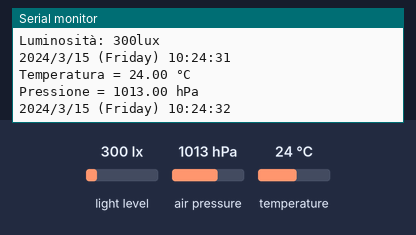
A sketch run on a simulated ESP32. Parts: the last lines printed to the serial monitor. The test bench sets the inputs (shaded band); at power-on: light level 300 lx, air pressure 1013 hPa, temperature 24 °C. The local clock reads 2024-03-15 10:24:30 at power-on unless the sketch sets it.

Above: at 2.2 s.
2.3 s: light level set to 40 lx
At 3.6 s:
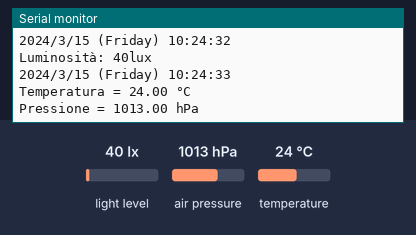
3.8 s: air pressure set to 952 hPa
At 4.7 s:
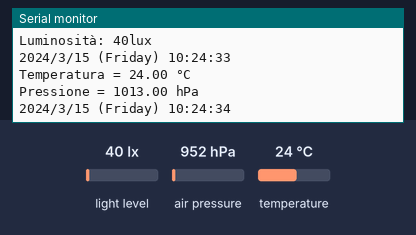
5.3 s: temperature set to 12 °C
At 6.8 s:
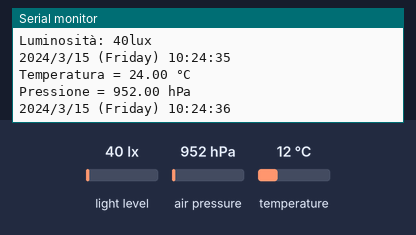
Timing chart, 0 to 8.3 s (numbered marks = the images above; inputs shaded):
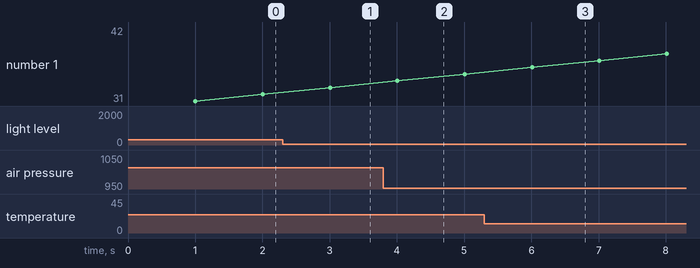

The sketch:

Codice.ino
```cpp
#include <Wire.h>
#include <freertos/FreeRTOS.h>
#include <freertos/task.h>
#include <Adafruit_Sensor.h>
#include <Adafruit_BMP280.h>
#include <BH1750.h>
#include "RTClib.h"
#include <WiFi.h>
#include <PubSubClient.h>

#define BMP_SDA 21
#define BMP_SCL 22

//Credenziali Wi-fi
const char *ssid = "TP-Link_BB96";
const char *password = "Casagatti1";
//Credenziali MQTT
const int mqtt_port = 1883;
const char *mqtt_server = "192.168.1.105";
const char *mqtt_user = "mqtt_user";
const char *mqtt_password = "mqtt1234";
const char *mqtt_topic = "sensor_data";

WiFiClient espClient;
PubSubClient client(espClient);

void setupWiFi(){
  Serial.begin(9600);
  delay(10);

WiFi.begin(ssid,password);
Serial.print("Connessione in corso ");

while(WiFi.status() != WL_CONNECTED){
  delay(500);
  Serial.println(".");
}
Serial.println("Connesso al Wi-Fi");
}

Adafruit_BMP280 bmp;

void bmpTask(void *pvParameters){
  (void)pvParameters;

  for(;;){
    float temperature = bmp.readTemperature();
    float pressure = bmp.readPressure()/100.0F;
    Serial.print("Temperatura = ");
  Serial.print(bmp.readTemperature());
  Serial.println(" °C");

  Serial.print("Pressione = ");
  Serial.print(bmp.readPressure() / 100.0F);
  Serial.println(" hPa");

  //Invia dati MQTT
char tempStr[10];
char pressStr[10];
dtostrf(temperature, 4,2,tempStr);
dtostrf(pressure, 6,2,pressStr);

client.publish("temperature", tempStr);
client.publish("pressure", pressStr);

  vTaskDelay(pdMS_TO_TICKS(2000));
  }
}

BH1750 lightmeter;

void bh1750Task(void *pvParameters){
  (void)pvParameters;

  for(;;){
    uint16_t lux = lightmeter.readLightLevel();
  Serial.print("Luminosità: ");
  Serial.print(lux);
  Serial.println("lux");

//Invia dati MQTT
char luxStr[10];
itoa(lux, luxStr, 10);

client.publish("lux", luxStr);

vTaskDelay(pdMS_TO_TICKS(2000));
  }
}

RTC_PCF8523 rtc;
char daysOfTheWeek[7][12] = {"Sunday", "Monday", "Tuesday", "Wednesday", "Thursday", "Friday", "Saturday"};

void rtcTask(void *pvParameters){
  (void)pvParameters;

  for(;;){
    DateTime now = rtc.now();

  Serial.print(now.year(), DEC);
    Serial.print('/');
    Serial.print(now.month(), DEC);
    Serial.print('/');
    Serial.print(now.day(), DEC);
    Serial.print(" (");
    Serial.print(daysOfTheWeek[now.dayOfTheWeek()]);
    Serial.print(") ");
    Serial.print(now.hour(), DEC);
    Serial.print(':');
    Serial.print(now.minute(), DEC);
    Serial.print(':');
    Serial.print(now.second(), DEC);
    Serial.println();

    //Invia dati MQTT
    char dateTimeStr[20];
    snprintf(dateTimeStr, sizeof(dateTimeStr), "%04d-%02d-%02d %o2d:%02d:%02d",
             now.year(), now.month(), now.day(), now.hour(), now.minute(), now.second());
    client.publish("datetime", dateTimeStr);

    vTaskDelay(pdMS_TO_TICKS(1000));
  }
}

void mqttTask(void *pvParameters){
  (void)pvParameters;

  for(;;){
    //Connessione al broker MQTT
    if(!client.connected()){
      Serial.println("Connessione al broker MQTT...");
      if(client.connect("ESP32Client", mqtt_server, mqtt_password)){
        Serial.println("Connesso al broker MQTT!");
      }else{
        Serial.println("Connessione al broker MQTT fallita. Riprova tra qualche secondo...");
        vTaskDelay(pdMS_TO_TICKS(5000));
        continue;
      }
    }
    //Mantieni la connessione MQTT
    client.loop();

    vTaskDelay(pdMS_TO_TICKS(1000));
  }
}


void setup(){
  Serial.begin(9600);
  delay(1000);


 //Inizializza i sensori
  if(!bmp.begin()){
    Serial.println("Errore BMP280!");
    while(1);
  }
  xTaskCreatePinnedToCore(bmpTask, "BMP Task", 4000, NULL, 1, NULL, 0);

  if(!lightmeter.begin()){
    Serial.println("Errore BH1750!");
    while(1);
  }
  lightmeter.configure(BH1750::ONE_TIME_HIGH_RES_MODE);
  xTaskCreatePinnedToCore(bh1750Task, "BH1750 Task", 4000, NULL, 1, NULL, 0);

  if (! rtc.begin()) {
    Serial.println("Couldn't find RTC");
    Serial.flush();
    while (1);
  }
  if (! rtc.initialized() || rtc.lostPower()) {
    Serial.println("RTC is NOT initialized, let's set the time!");
    rtc.adjust(DateTime(F(__DATE__), F(__TIME__)));
  }
  xTaskCreatePinnedToCore(rtcTask, "RTC Task", 4000, NULL, 1, NULL, 0);

//Inizializza il client MQTT
client.setServer(mqtt_server,1883);
  /*setup_wifi();
  client.setServer(mqtt_server, 1883);
 // client.setCallback(callback);*/
}


void loop(){
  //Serial.print("Temperatura = ");
  //Serial.print(bmp.readTemperature());
  //Serial.println(" °C");

  //Serial.print("Pressione = ");
  //Serial.print(bmp.readPressure() / 100.0F);
  //Serial.println(" hPa");


  //uint16_t lux = lightmeter.readLightLevel();
  //Serial.print("Luminosità: ");
  //Serial.print(lux);
  //Serial.println("lux");

  /*DateTime now = rtc.now();

  Serial.print(now.year(), DEC);
    Serial.print('/');
    Serial.print(now.month(), DEC);
    Serial.print('/');
    Serial.print(now.day(), DEC);
    Serial.print(" (");
    Serial.print(daysOfTheWeek[now.dayOfTheWeek()]);
    Serial.print(") ");
    Serial.print(now.hour(), DEC);
    Serial.print(':');
    Serial.print(now.minute(), DEC);
    Serial.print(':');
    Serial.print(now.second(), DEC);
    Serial.println();


  delay(5000);*/}

  
```

Measured:
- after the input at 2.3 s, the serial monitor: prints a new line after 0.70 s (image 1)
